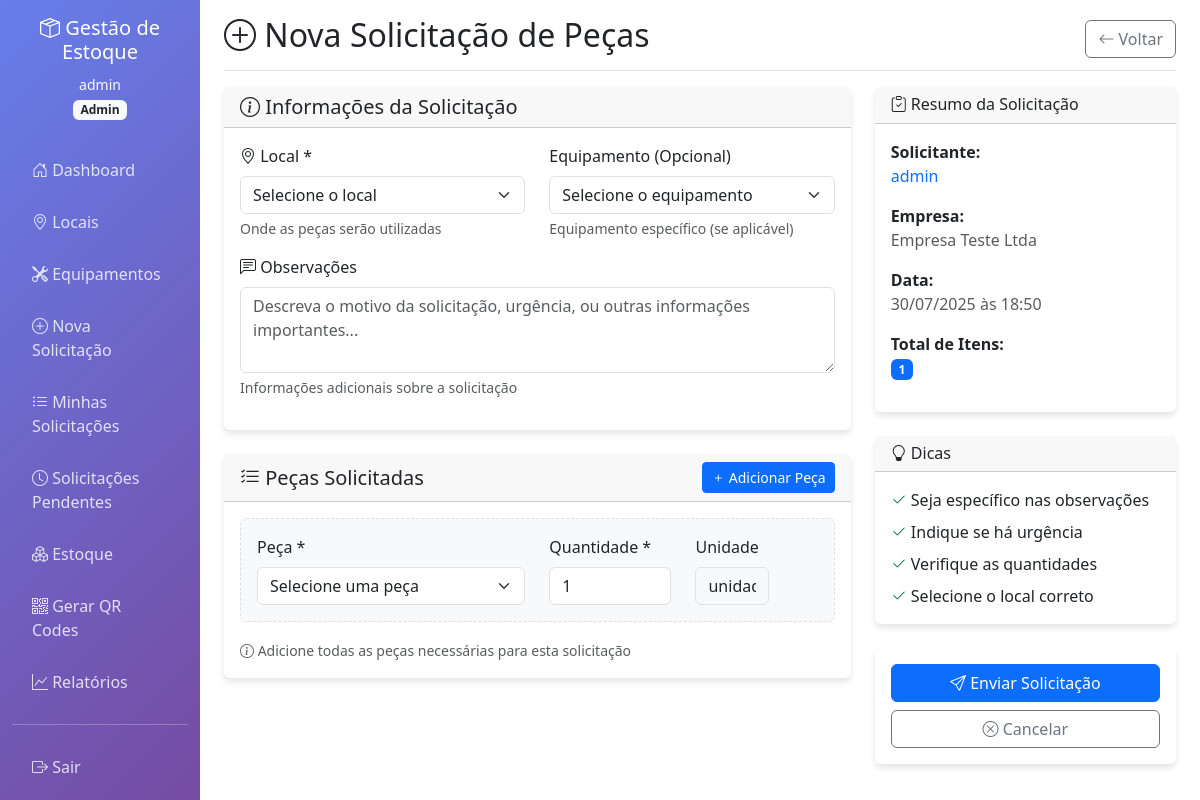
Page /requests/new (signed in) on the committed database.
### app.py (models this page shows)
class User(UserMixin, db.Model):
    id = db.Column(db.Integer, primary_key=True)
    username = db.Column(db.String(80), unique=True, nullable=False)
    email = db.Column(db.String(120), unique=True, nullable=False)
    password_hash = db.Column(db.String(255), nullable=False)
    role = db.Column(db.String(20), nullable=False)  # master, admin, solicitante, receptor
    company_id = db.Column(db.Integer, db.ForeignKey('company.id'), nullable=True)
    is_active = db.Column(db.Boolean, default=True)
    created_at = db.Column(db.DateTime, default=datetime.utcnow)
    company = db.relationship('Company', backref='users')

class Company(db.Model):
    id = db.Column(db.Integer, primary_key=True)
    name = db.Column(db.String(100), nullable=False)
    cnpj = db.Column(db.String(20), unique=True)
    address = db.Column(db.Text)
    contact_email = db.Column(db.String(120))
    is_active = db.Column(db.Boolean, default=True)
    created_at = db.Column(db.DateTime, default=datetime.utcnow)

### app.py (the view, shortened to what this page needs)
@app.route('/requests/new', methods=['GET', 'POST'])
@login_required
@role_required('solicitante', 'admin', 'master')
def new_request():
    if current_user.role == 'master':
        companies = Company.query.filter_by(is_active=True).all()
        locations = Location.query.filter_by(is_active=True).all()
        equipments = Equipment.query.filter_by(is_active=True).all()
    else:
        companies = [current_user.company] if current_user.company else []
        if not companies:
            flash('Seu usuário não possui empresa associada. Contate o administrador!', 'error')
            return redirect(url_for('dashboard'))
        locations = Location.query.filter_by(company_id=current_user.company_id, is_active=True).all()
        equipments = Equipment.query.filter_by(company_id=current_user.company_id, is_active=True).all()
    parts = Part.query.filter_by(is_active=True).all()
    return render_template('request_form.html',
                           locations=locations,
                           equipments=equipments,
                           parts=parts,
                           companies=companies)  # ✅ Passar companies para o template

### app.py (called while the page is built)
@app.context_processor
def inject_now():
    return {'now': datetime.utcnow()}

def role_required(*roles):
    def decorator(f):
        @wraps(f)
        def decorated_function(*args, **kwargs):
            if not current_user.is_authenticated or current_user.role not in roles:
                flash('Acesso negado. Você não tem permissão para acessar esta página.', 'error')
                return redirect(url_for('dashboard'))
            return f(*args, **kwargs)
        return decorated_function
    return decorator

@login_manager.user_loader
def load_user(user_id):
    return User.query.get(int(user_id))

### templates/request_form.html (shortened to what this page needs)
{% extends "base.html" %}
{% block content %}
<div class="d-flex justify-content-between flex-wrap flex-md-nowrap align-items-center pt-3 pb-2 mb-3 border-bottom">
    <h1 class="h2">
        <i class="bi bi-plus-circle"></i> Nova Solicitação de Peças
    </h1>
    <div class="btn-toolbar mb-2 mb-md-0">
        <a href="{{ url_for('my_requests') }}" class="btn btn-outline-secondary">
            <i class="bi bi-arrow-left"></i> Voltar
        </a>
    </div>
</div>
<form method="POST" id="requestForm">
    <div class="row">
        <div class="col-md-8">
            <div class="card mb-4">
                <div class="card-header">
                    <h5 class="card-title mb-0">
                        <i class="bi bi-info-circle"></i> Informações da Solicitação
                    </h5>
                </div>
                <div class="card-body">
                    <div class="row">
                        <div class="col-md-6">
                            <div class="mb-3">
                                <label for="location_id" class="form-label">
                                    <i class="bi bi-geo-alt"></i> Local *
                                </label>
                                <select class="form-select" id="location_id" name="location_id" required onchange="loadEquipments()">
                                    <option value="">Selecione o local</option>
                                </select>
                                <div class="form-text">
                                    Onde as peças serão utilizadas
                                </div>
                            </div>
                        </div>
                        <div class="col-md-6">
                            <div class="mb-3">
                                <label for="equipment_id" class="form-label">
                                     Equipamento (Opcional)
                                </label>
                                <select class="form-select" id="equipment_id" name="equipment_id">
                                    <option value="">Selecione o equipamento</option>
                                </select>
                                <div class="form-text">
                                    Equipamento específico (se aplicável)
                                </div>
                            </div>
                        </div>
                    </div>
                    <div class="mb-3">
                        <label for="notes" class="form-label">
                            <i class="bi bi-chat-left-text"></i> Observações
                        </label>
                        <textarea class="form-control" id="notes" name="notes" rows="3"
                                  placeholder="Descreva o motivo da solicitação, urgência, ou outras informações importantes..."></textarea>
                        <div class="form-text">
                            Informações adicionais sobre a solicitação
                        </div>
                    </div>
                </div>
            </div>
            <div class="card mb-4">
                <div class="card-header d-flex justify-content-between align-items-center">
                    <h5 class="card-title mb-0">
                        <i class="bi bi-list-check"></i> Peças Solicitadas
                    </h5>
                    <button type="button" class="btn btn-sm btn-primary" onclick="addPartRow()">
                        <i class="bi bi-plus"></i> Adicionar Peça
                    </button>
                </div>
                <div class="card-body">
                    <div id="partsContainer">
                        <div class="part-row mb-3 p-3 border rounded" data-row="0">
                            <div class="row align-items-end">
                                <div class="col-md-6">
                                    <label class="form-label">Peça *</label>
                                    <select class="form-select part-select" name="part_ids" required onchange="updatePartInfo(0)">
                                        <option value="">Selecione uma peça</option>
                                    </select>
                                </div>
                                <div class="col-md-3">
                                    <label class="form-label">Quantidade *</label>
                                    <input type="number" class="form-control" name="quantities" required min="1" value="1">
                                </div>
                                <div class="col-md-2">
                                    <label class="form-label">Unidade</label>
                                    <input type="text" class="form-control unit-display" readonly value="unidade">
                                </div>
                            </div>
                        </div>
                    </div>
                    <div class="text-muted">
                        <small>
                            <i class="bi bi-info-circle"></i>
                            Adicione todas as peças necessárias para esta solicitação
                        </small>
                    </div>
                </div>
            </div>
        </div>
        <div class="col-md-4">
            <div class="card mb-4">
                <div class="card-header">
                    <h6 class="card-title mb-0">
                        <i class="bi bi-clipboard-check"></i> Resumo da Solicitação
                    </h6>
                </div>
                <div class="card-body">
                    <div class="mb-3">
                        <strong>Solicitante:</strong><br>
                        <span class="text-primary">{{ current_user.username }}</span>
                    </div>
                    {% if current_user.company %}
                    <div class="mb-3">
                        <strong>Empresa:</strong><br>
                        <span class="text-muted">{{ current_user.company.name }}</span>
                    </div>
                    {% endif %}
                    <div class="mb-3">
                        <strong>Data:</strong><br>
                        <span class="text-muted">{{ now.strftime('%d/%m/%Y às %H:%M') }}</span>
                    </div>
                    <div class="mb-3">
                        <strong>Total de Itens:</strong><br>
                        <span class="badge bg-primary" id="totalItems">1</span>
                    </div>
                </div>
            </div>
            <div class="card mb-4">
                <div class="card-header">
                    <h6 class="card-title mb-0">
                        <i class="bi bi-lightbulb"></i> Dicas
                    </h6>
                </div>
                <div class="card-body">
                    <ul class="list-unstyled mb-0">
                        <li class="mb-2">
                            <i class="bi bi-check2 text-success"></i>
                            Seja específico nas observações
                        </li>
                        <li class="mb-2">
                            <i class="bi bi-check2 text-success"></i>
                            Indique se há urgência
                        </li>
                        <li class="mb-2">
                            <i class="bi bi-check2 text-success"></i>
                            Verifique as quantidades
                        </li>
                        <li>
                            <i class="bi bi-check2 text-success"></i>
                            Selecione o local correto
                        </li>
                    </ul>
                </div>
            </div>
            <div class="card">
                <div class="card-body">
                    <div class="d-grid gap-2">
                        <button type="submit" class="btn btn-primary">
                            <i class="bi bi-send"></i> Enviar Solicitação
                        </button>
                        <a href="{{ url_for('my_requests') }}" class="btn btn-outline-secondary">
                            <i class="bi bi-x-circle"></i> Cancelar
                        </a>
                    </div>
                </div>
            </div>
        </div>
    </div>
</form>
{% endblock %}

### templates/base.html (shortened to what this page needs)
<!DOCTYPE html>
<html lang="pt-BR">
<head>
    <link href="https://cdn.jsdelivr.net/npm/bootstrap@5.3.0/dist/css/bootstrap.min.css" rel="stylesheet">
    <link href="https://cdn.jsdelivr.net/npm/bootstrap-icons@1.10.0/font/bootstrap-icons.css" rel="stylesheet">
</head>
<body>
    <div class="container-fluid">
        <div class="row">
            {% if current_user.is_authenticated %}
            <nav class="col-md-3 col-lg-2 d-md-block sidebar collapse">
                <div class="position-sticky pt-3">
                    <div class="text-center mb-4">
                        <h5 class="text-white">
                            <i class="bi bi-box-seam"></i>
                            Gestão de Estoque
                        </h5>
                        <small class="text-light">{{ current_user.username }}</small>
                        <br>
                        <span class="badge bg-light text-dark">{{ current_user.role|title }}</span>
                    </div>
                    <ul class="nav flex-column">
                        <li class="nav-item">
                            <a class="nav-link" href="{{ url_for('dashboard') }}">
                                <i class="bi bi-house-door"></i> Dashboard
                            </a>
                        </li>
                        {% if current_user.role in ['admin', 'master'] %}
                        <li class="nav-item">
                            <a class="nav-link" href="{{ url_for('manage_locations') }}">
                                <i class="bi bi-geo-alt"></i> Locais
                            </a>
                        </li>
                        <li class="nav-item">
                            <a class="nav-link" href="{{ url_for('manage_equipments') }}">
                                <i class="bi bi-tools"></i> Equipamentos
                            </a>
                        </li>
                        {% endif %}
                        {% if current_user.role in ['solicitante', 'admin', 'master'] %}
                        <li class="nav-item">
                            <a class="nav-link" href="{{ url_for('new_request') }}">
                                <i class="bi bi-plus-circle"></i> Nova Solicitação
                            </a>
                        </li>
                        <li class="nav-item">
                            <a class="nav-link" href="{{ url_for('my_requests') }}">
                                <i class="bi bi-list-ul"></i> Minhas Solicitações
                            </a>
                        </li>
                        {% endif %}
                        {% if current_user.role in ['receptor', 'admin', 'master'] %}
                        <li class="nav-item">
                            <a class="nav-link" href="{{ url_for('pending_requests') }}">
                                <i class="bi bi-clock"></i> Solicitações Pendentes
                            </a>
                        </li>
                        <li class="nav-item">
                            <a class="nav-link" href="{{ url_for('manage_stock') }}">
                                <i class="bi bi-boxes"></i> Estoque
                            </a>
                        </li>
                        <li class="nav-item">
                            <a class="nav-link" href="{{ url_for('generate_qr_codes') }}">
                                <i class="bi bi-qr-code"></i> Gerar QR Codes
                            </a>
                        </li>
                        {% endif %}
                        {% if current_user.role in ['admin', 'master', 'receptor'] %}
                        <li class="nav-item">
                            <a class="nav-link" href="{{ url_for('reports') }}">
                                <i class="bi bi-graph-up"></i> Relatórios
                            </a>
                        </li>
                        {% endif %}
                    </ul>
                    <hr class="text-white">
                    <ul class="nav flex-column">
                        <li class="nav-item">
                            <a class="nav-link" href="{{ url_for('logout') }}">
                                <i class="bi bi-box-arrow-right"></i> Sair
                            </a>
                        </li>
                    </ul>
                </div>
            </nav>
            {% endif %}
            <main class="col-md-9 ms-sm-auto col-lg-10 px-md-4">
                {% block content %}{% endblock %}
            </main>
        </div>
    </div>
</body>
</html>

### templates/base.html (style rules this page uses)
.sidebar { min-height: 100vh; background: linear-gradient(135deg, #667eea 0%, #764ba2 100%); }
.nav-link { color: rgba(255, 255, 255, 0.8) !important; padding: 12px 20px; margin: 2px 0; border-radius: 8px; transition: all 0.3s ease; }
.card { border: none; box-shadow: 0 4px 6px rgba(0, 0, 0, 0.1); transition: transform 0.2s ease; }

### templates/request_form.html (style rules this page uses)
.part-row { background-color: #f8f9fa; border: 1px dashed #dee2e6 !important; transition: all 0.3s ease; }
.unit-display { background-color: #f8f9fa !important; font-weight: 500; }

### rows in the picture
User: username "admin", role "Admin"
Company: company.name "Empresa Teste Ltda"
